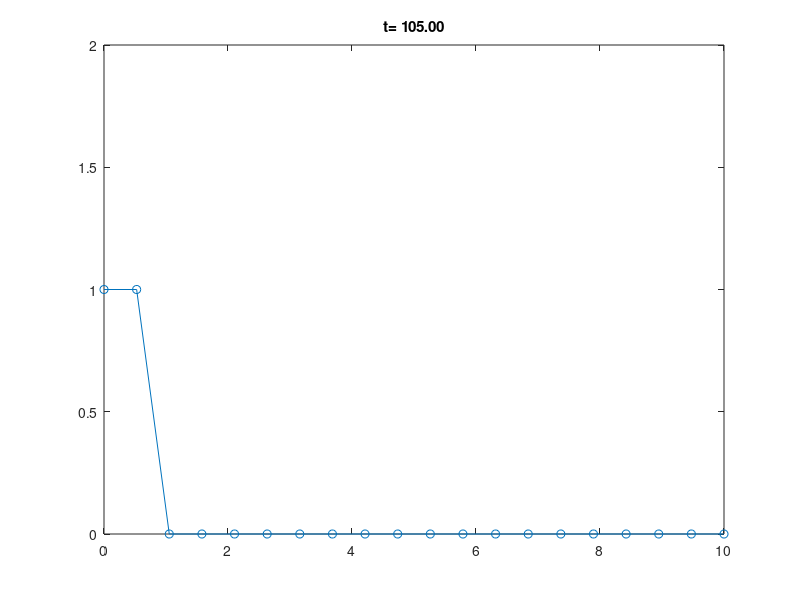

MATLAB code to generate this figure:
% PDE Equation for solving
%Ct=-u*Cx +qs   Advection equation with source term
% Ct=time derivative
% Cx= spatial derivative
% u= Velocity
% qs= Source term

%% Domain 
% Space
% Define total length of the domain (Lx) in meters
Lx=10;
% Divide the total length of domain into small parts (dx)
dx=0.5;
% Calculate the number of nodes
nx=fix(Lx/dx); % fix command outputs interger
% store the individual node points in a variable x
x=linspace(0,Lx,nx);

% Time
% setup the time in domain

% define the total time to be run
T=105; % seconds
% the interval of time that should be used in Calculation is given by CFL
% CFL Number
CFL=1;     % ( CFL=v*Dt/Dx)
v=1; % Velocity is 1 (given)
% define the time interval now
dt=CFL*dx/v;
% Calculate the total number of time steps
nt=fix(T/dt);

%% Field Arrays
%Variables
C=zeros(nx,1);

% parameters ( here parameters are speed)
u=zeros(nx,1);

%% Initail conditions 
 t=0;
 c(:)=0;
 u(:)=1;

%% Time stepping loop
 % for starting the simulation this part is the one that performs the
 % analysis at every time step 
 % thus loop is give for every time step

for n=1:nt

    % Boundary conditions
 % for periodic boundary ( where the convection occurs periodically)
 C(1)=C(end)
    % Source 
     if n==1
         C(1)=1; % You can set it up for whatever the source value is 
    % here the source value is 1
    % else
         %C(1)=0
     end 

    % Solution
    t=t+dt;
    Cn=C
    for i= 2:nx
        % Advection term
         A=-u(i)*((Cn(i)-Cn(i-1))/dx);
        % Eulers method
        C(i)=Cn(i)+dt*(A);
    end
    % Check convergence

    % Visulaize at selected steps
    %clf;
    plot(x,C,'-o')
    title( sprintf('t= %.2f',t)); % .2f denotes the 2 decimal places
    axis([0 Lx 0 2]);
    shg; pause(0.07);

    % shg makes the current figure visible and places it in front of all other figures on the screen

end





